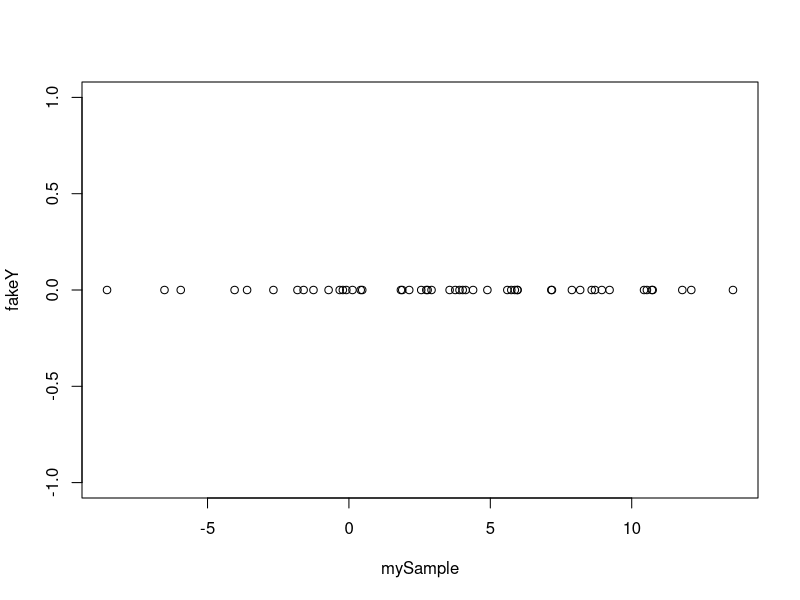
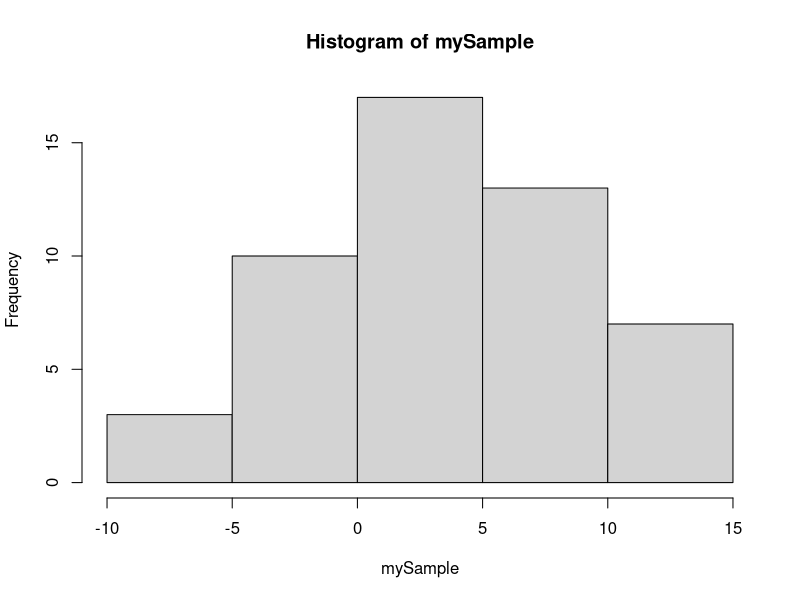
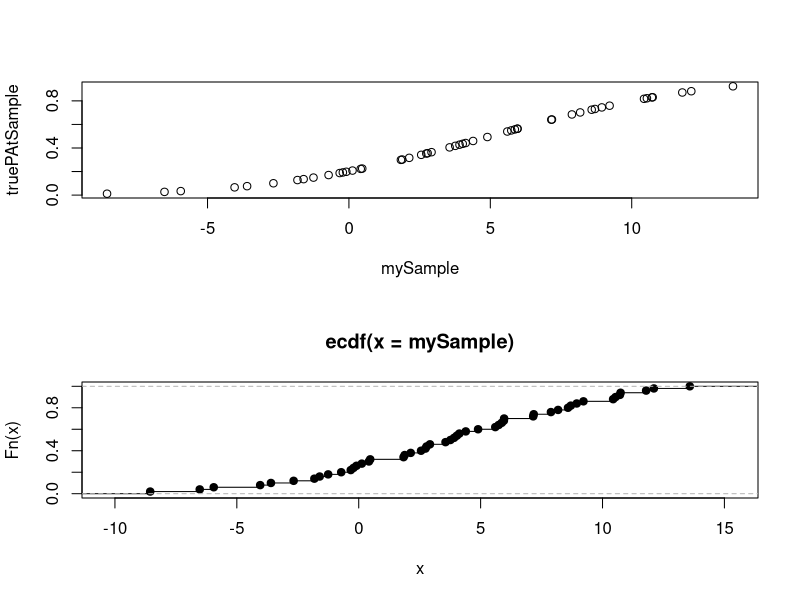
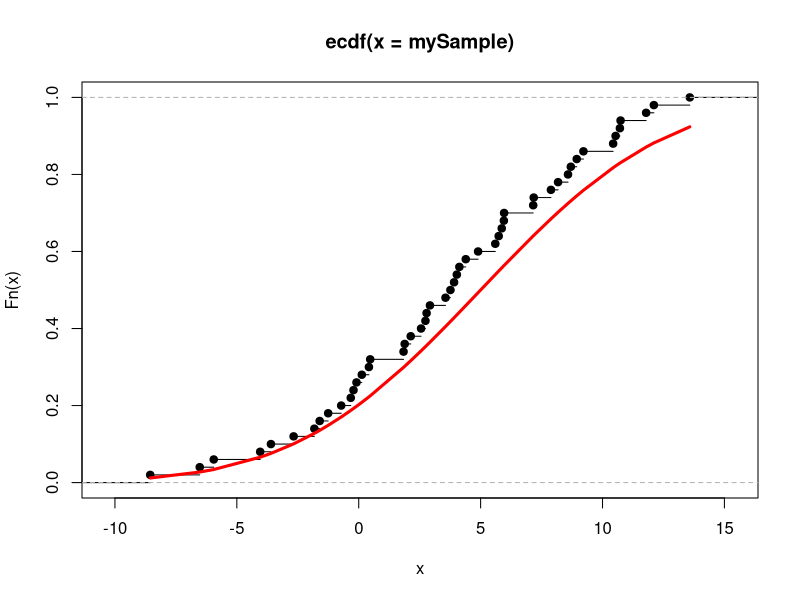
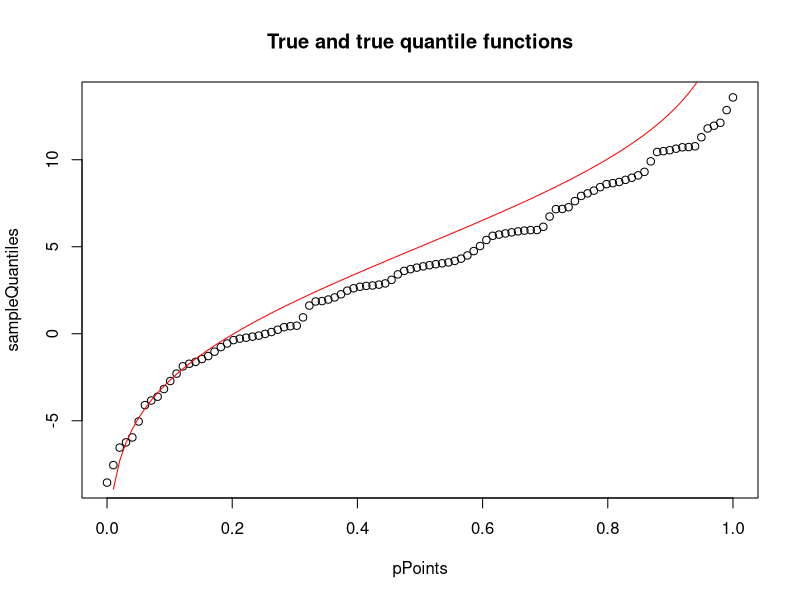
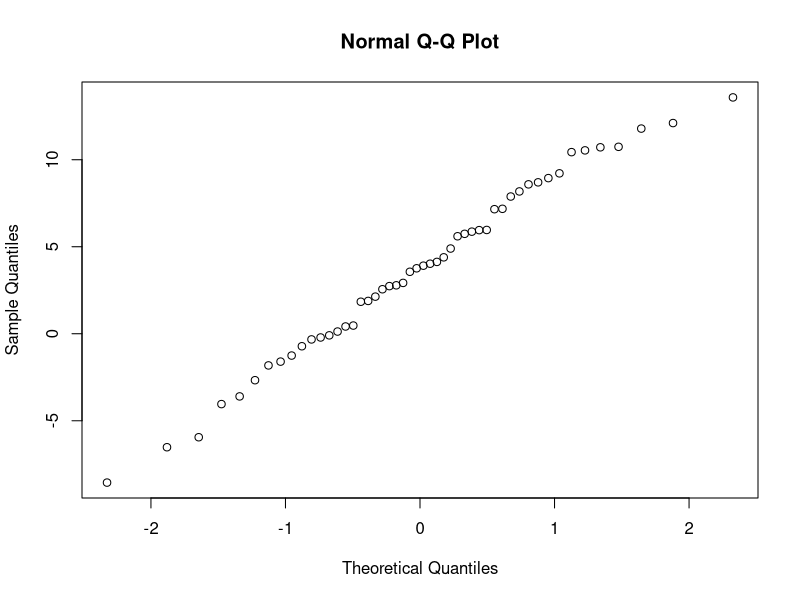
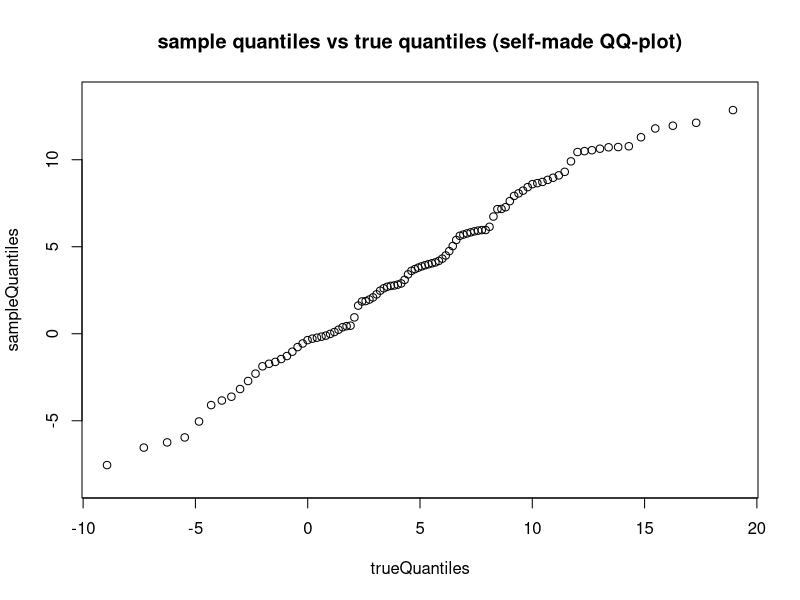
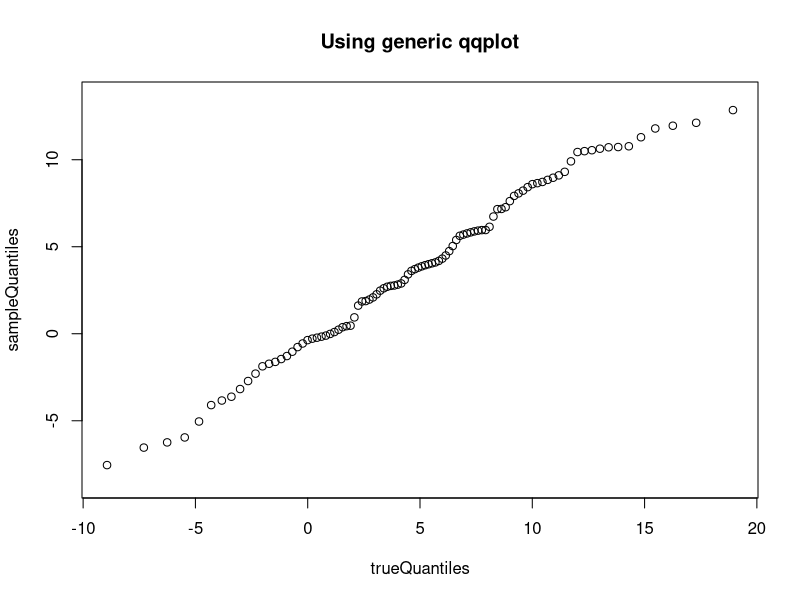

The R source for these figures, in order:
# A family of 4 functions: pdqr

# Set parameters
trueMean = 5
trueSd = 6
sampleSize = 50

# Generate
mySample = rnorm(n = sampleSize, mean = trueMean, sd = trueSd)

# Compare true parameters to estimated
sampleMean = mean(mySample)
sampleMean
sum(mySample)/length(mySample)
sampleSd = sd(mySample)
sampleSd
par(mfrow = c(1, 1))

# Visualize sample
fakeY = rep(x = 0, times = sampleSize)
plot(x = mySample, y = fakeY)
hist(mySample)

# True cdf vs empiric cdf
par(mfrow = c(2, 1))
# True
truePAtSample = pnorm(q = mySample, mean = trueMean, sd = trueSd)
plot(x = mySample, y = truePAtSample)
# Empiric
myEcdf = ecdf(x = mySample)
plot(myEcdf)
par(mfrow = c(1, 1))
plot(myEcdf)
# If we used points instead of lines, 
# we would not need to use sort
lines(x = sort(mySample), y = sort(truePAtSample), col = "red", lwd = 3)

# Quantile
pointCount = 100
pPoints = seq(0, 1, length.out = pointCount)
# First the sample quantiles
sampleQuantiles = quantile(probs = pPoints, x = mySample)
trueQuantiles = qnorm(pPoints, mean = trueMean, sd = trueSd)
plot(x = pPoints, y = sampleQuantiles, main = "True and true quantile functions")
lines(x = pPoints, y = trueQuantiles, col = "red")

# Now the qq plot
qqnorm(mySample)

# How to use generic qqplot?
# First I want to use something even more generic
# The simple plot function
plot(x = trueQuantiles, y = sampleQuantiles, main = "sample quantiles vs true quantiles (self-made QQ-plot)")

# Now qqplot
qqplot(x = trueQuantiles, y = sampleQuantiles, main = "Using generic qqplot")
n = 10000
# Function sample
DiceSamples <- sample(1:6, size = n, replace = TRUE)

barplot(table(sample(1:3, size=1000, replace=TRUE, prob=c(.30,.60,.10))))

barplot(table(sample(1:3, size=1000, replace=TRUE, prob=c(10, 20, 30))))

